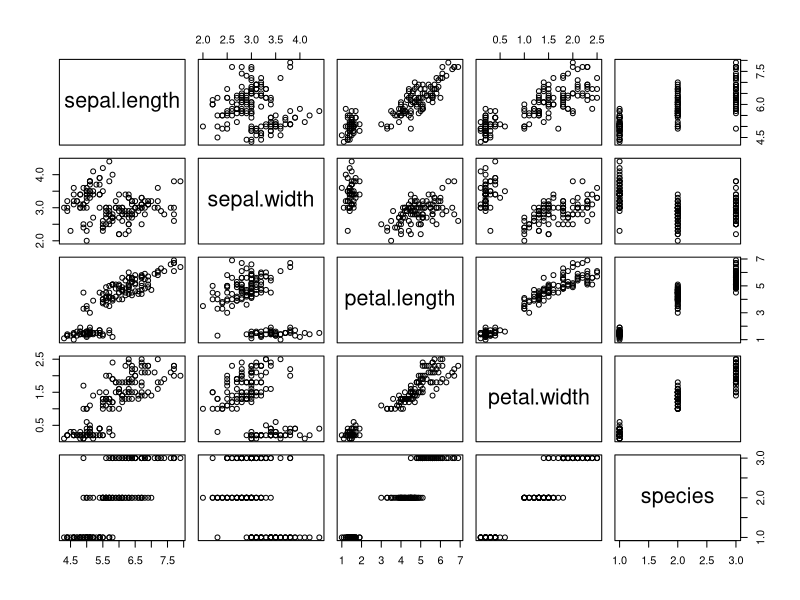

Write R code to recreate this figure.
library(datasets)
data(iris)
summary(iris)
names(iris) <- tolower(names(iris))
library(dplyr)

#filtro
virginica <- filter(iris, species == "virginica")
head(virginica) 
sepalLength6 <- filter(iris, species == "virginica", sepal.length > 6)
tail(sepalLength6)

# seleccion
selected <- select(iris, sepal.length, sepal.width, petal.length)

selected2 <- select(iris, sepal.length:petal.length)
head(selected, 3)

# Mutate
newCol <- mutate(iris, greater.half = sepal.width > 0.5 * sepal.length)
tail(newCol)

#visualizacion 
plot(iris)
